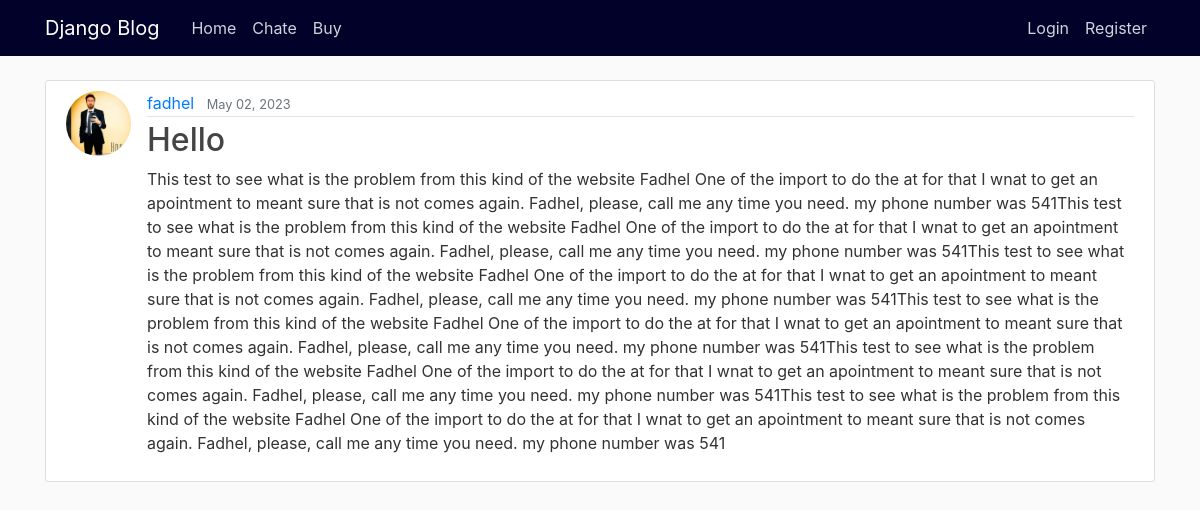
Page /post/23/ on the committed database.
### blog/models.py (models this page shows, shortened)
class Post(models.Model):
    title = models.CharField(max_length=100)
    content = models.TextField()
    date_posted = models.DateTimeField(default=timezone.now)
    author = models.ForeignKey(User, on_delete=models.CASCADE)
    image = models.ImageField(default='1200x-1.jpeg', upload_to='profile_pics')

### users/models.py (models this page shows, shortened)
class Profile(models.Model):
    user = models.OneToOneField(User, on_delete=models.CASCADE)
    image = models.ImageField(default='1200x-1.jpeg', upload_to='profile_pics')

### blog/views.py (the view)
# urls.py: path('post/<int:pk>/', PostDetailViem.as_view(), name='post-detail'),
class PostDetailViem(DetailView):
    model = Post

### blog/templates/blog/post_detail.html (shortened to what this page needs)
{% extends "blog/base.html" %}
{% block content %}
    <article class="media content-section">
        <img class="rounded-circle article-img" src="{{ object.author.profile.image.url }}">
          <div class="media-body">
            <div class="article-metadata">
              <a class="mr-2" href="#">{{ object.author }}</a>
              <small class="text-muted">{{ object.date_posted|date:"F d, Y" }}</small>
            </div>
            <h2 class="article-title">{{ object.title }}</h2>
            <p class="article-content">{{ object.content }}</p>
          </div>
        </article>
{% endblock content %}

### blog/static/blog/main.css (style rules this page uses)
body { background: #fafafa; color: #333333; margin-top: 5rem; }
h1, h2, h3, h4, h5, h6 { color: #444444; }
.content-section { background: #ffffff; padding: 10px 20px; border: 1px solid #dddddd; border-radius: 3px; margin-bottom: 20px; }
.article-title { color: #444444; }
.article-content { white-space: pre-line; }
.article-img { height: 65px; width: 65px; margin-right: 16px; }
.article-metadata { padding-bottom: 1px; margin-bottom: 4px; border-bottom: 1px solid #e3e3e3 }

### rows in the picture
Post: author.profile.image (picture), author "fadhel", date_posted "May 02, 2023", title "Hello", content "This test to see what is the problem from this kind of the website Fadhel One of the import to do the at for that I wnat to get an apointment to meant sure that is not comes again. Fadhel, please, call me any time you need. my phone number was 541This test to see what is the problem from this kind of the website Fadhel One of the import to do the at for that I wnat to get an apointment to meant sure that is not comes again. Fadhel, please, call me any time you need. my phone number was 541This test to see what is the problem from this kind of the website Fadhel One of the import to do the at for that I wnat to get an apointment to meant sure that is not comes again. Fadhel, please, call me…"
